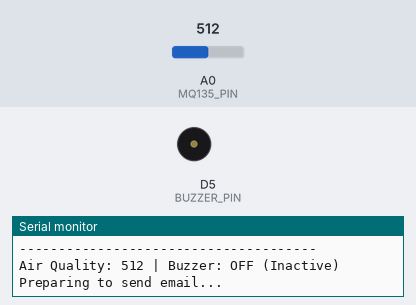
Simulated run of this sketch. Board: ESP8266 (NodeMCU). On the bench: buzzer (waves = sounding, pin HIGH), the last lines printed to the serial monitor. The inputs (shaded band) are chosen by the test bench; at power-on: A0 (MQ135_PIN) = 512. WiFi joins after 1.5 s; servers stay silent unless stated.

Above: at 2.3 s.
At 5.6 s:
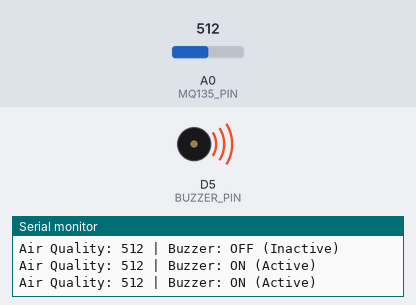
Timing chart, 0 to 6.2 s (numbered marks = the images above):
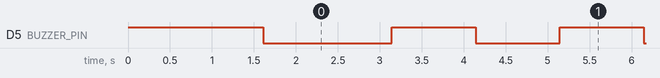

The sketch:

firmware.ino
```cpp
#include <ESP8266WiFi.h>
#include <ESP_Mail_Client.h>

#define WIFI_SSID "WIFI"
#define WIFI_PASSWORD "12345678"

// Email configuration
#define SMTP_HOST "smtp.yourprovider.com"
#define SMTP_PORT 465
#define AUTHOR_EMAIL "your_email@domain.com"
#define AUTHOR_PASSWORD "your_email_password"
#define RECIPIENT_EMAIL "recipient@domain.com"

// Sensor and buzzer pins
#define MQ135_PIN A0
#define BUZZER_PIN D5

// Threshold values
#define AIR_QUALITY_THRESHOLD 110  // Adjust based on your sensor calibration
#define BUZZER_INTERVAL 1000       // 1 second beep interval
#define EMAIL_COOLDOWN 300000      // 5 minutes in milliseconds (5 * 60 * 1000)

SMTPSession smtp;
unsigned long lastEmailTime = 0;
bool emailOnCooldown = false;
unsigned long lastBuzzerTime = 0;
bool buzzerState = HIGH; // Start with buzzer OFF (active-low)
bool buzzerActive = false;

void setup() {
  Serial.begin(9600);
  pinMode(BUZZER_PIN, OUTPUT);
  digitalWrite(BUZZER_PIN, HIGH); // Initialize buzzer OFF (active-low)

  connectToWiFi();

  // Setup email (won't actually connect until needed)
  smtp.debug(1);
  ESP_Mail_Session session;
  session.server.host_name = SMTP_HOST;
  session.server.port = SMTP_PORT;
  session.login.email = AUTHOR_EMAIL;
  session.login.password = AUTHOR_PASSWORD;
  session.login.user_domain = "";

  smtp.connect(&session);

  Serial.println("\nSystem initialized - Active-Low Buzzer");
  Serial.println("--------------------------------------");
}

void loop() {
  int airQuality = analogRead(MQ135_PIN);
  Serial.print("Air Quality: ");
  Serial.print(airQuality);
  Serial.print(" | Buzzer: ");
  Serial.println(buzzerActive ? "ON (Active)" : "OFF (Inactive)");

  // Handle email cooldown
  if (emailOnCooldown && (millis() - lastEmailTime >= EMAIL_COOLDOWN)) {
    emailOnCooldown = false;
    Serial.println("Email cooldown period ended");
  }

  if (airQuality > AIR_QUALITY_THRESHOLD) {
    // Activate buzzer alarm (non-blocking, active-low logic)
    unsigned long currentMillis = millis();
    if (currentMillis - lastBuzzerTime >= BUZZER_INTERVAL) {
      lastBuzzerTime = currentMillis;
      buzzerState = !buzzerState; // Toggle state
      digitalWrite(BUZZER_PIN, buzzerState);
      buzzerActive = (buzzerState == LOW); // Active when LOW
    }

    // Try to send email if not on cooldown and WiFi is available
    if (!emailOnCooldown && WiFi.status() == WL_CONNECTED) {
      if (sendEmailAlert(airQuality)) {
        lastEmailTime = millis();
        emailOnCooldown = true;
        Serial.println("Email sent, cooldown period started");
      }
    }
  } else {
    // Air quality is good - turn off buzzer (set HIGH for active-low)
    digitalWrite(BUZZER_PIN, HIGH);
    buzzerActive = false;

    // Reset email cooldown only when air quality returns to normal
    emailOnCooldown = false;
  }

  // Handle WiFi reconnection if needed
  if (WiFi.status() != WL_CONNECTED) {
    connectToWiFi();
  }

  delay(500);  // Short delay between readings
}

void connectToWiFi() {
  Serial.println("Connecting to WiFi...");
  WiFi.begin(WIFI_SSID, WIFI_PASSWORD);

  int attempts = 0;
  while (WiFi.status() != WL_CONNECTED && attempts < 20) {
    delay(500);
    Serial.print(".");
    attempts++;
  }

  if (WiFi.status() == WL_CONNECTED) {
    Serial.println("\nWiFi connected");
    Serial.print("IP address: ");
    Serial.println(WiFi.localIP());
  } else {
    Serial.println("\nFailed to connect to WiFi. Continuing without network.");
  }
}

bool sendEmailAlert(int airQualityValue) {
  Serial.println("Preparing to send email...");

  SMTP_Message message;
  message.sender.name = "Air Quality Monitor";
  message.sender.email = AUTHOR_EMAIL;
  message.subject = "AIR QUALITY ALERT!";
  message.addRecipient("Recipient", RECIPIENT_EMAIL);

  String textMsg = "Warning! Poor air quality detected.\n";
  textMsg += "Current reading: " + String(airQualityValue) + "\n";
  textMsg += "Threshold: " + String(AIR_QUALITY_THRESHOLD) + "\n\n";
  textMsg += "Time: " + String(millis() / 1000) + " seconds since startup";

  message.text.content = textMsg.c_str();

  if (!MailClient.sendMail(&smtp, &message)) {
    Serial.println("Error sending Email, " + smtp.errorReason());
    return false;  // Email failed, don't start cooldown
  }

  Serial.println("Email sent successfully");
  return true;  // Email succeeded, start cooldown
}
```

Measured:
- by itself, D5 (BUZZER_PIN): repeats every 2.0 s: HIGH 1.0 s, LOW 1.0 s
